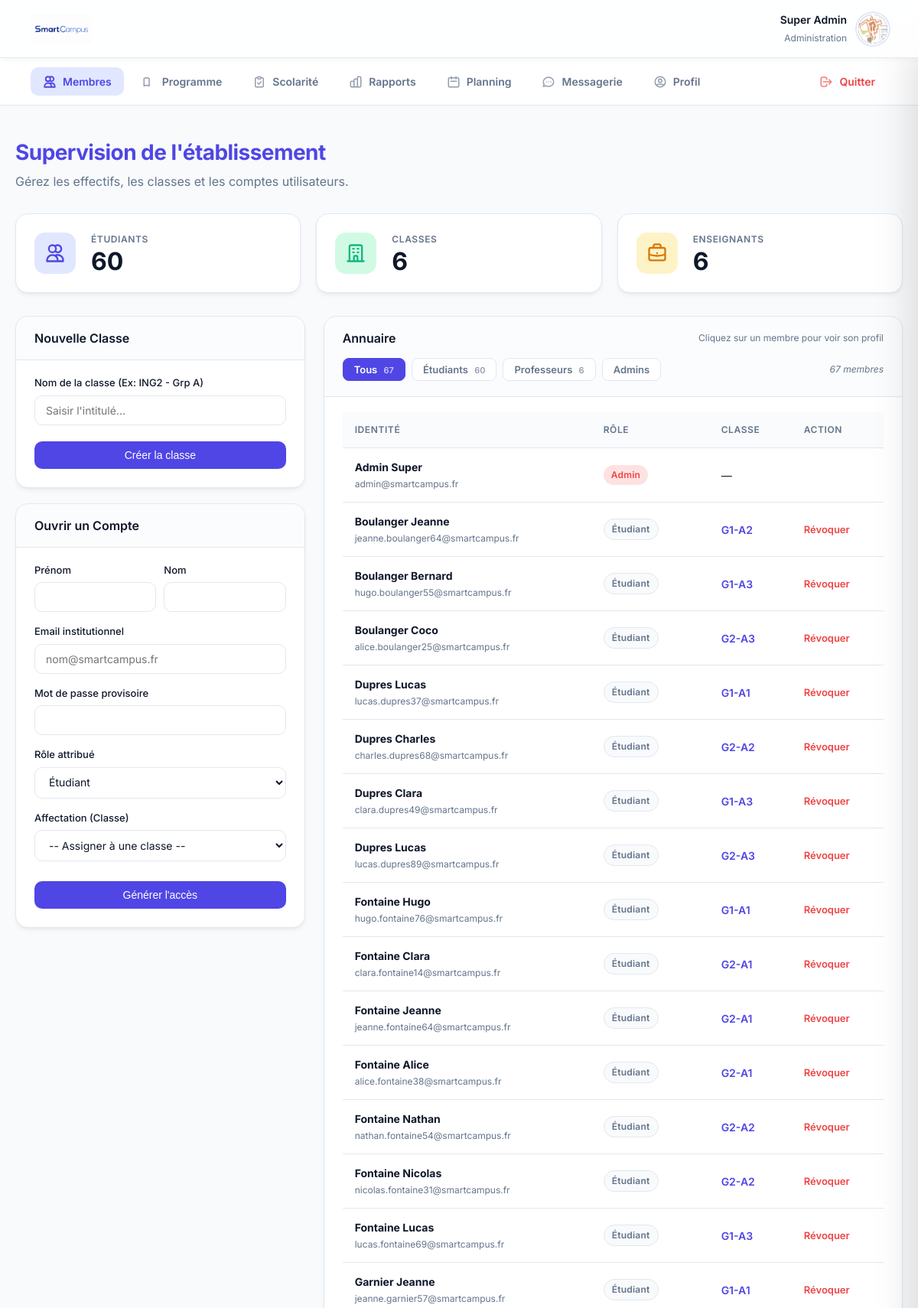
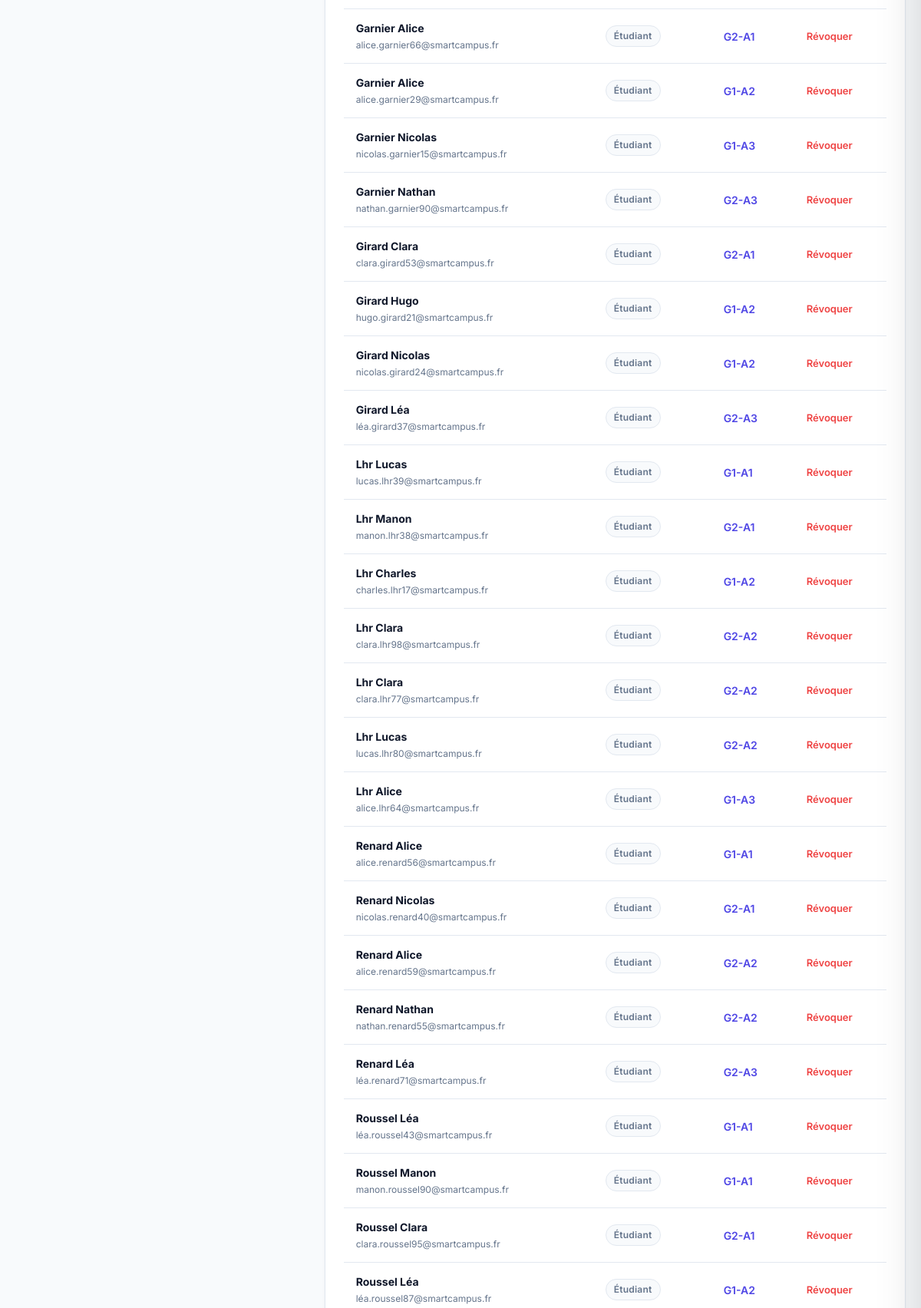
The app's page /dashboard_administrateur.php (signed in, upper part) with its own data (2 pictures, top to bottom).
### tables this page shows
CREATE TABLE utilisateurs (
        id INTEGER PRIMARY KEY AUTOINCREMENT,
        prenom TEXT NOT NULL,
        nom TEXT NOT NULL,
        email TEXT UNIQUE NOT NULL,
        role TEXT CHECK(role IN ('etudiant', 'professeur', 'administrateur')) NOT NULL,
        mot_de_passe_hash TEXT NOT NULL,
        statut_compte TEXT DEFAULT 'actif',
        groupe_id INTEGER,
        FOREIGN KEY(groupe_id) REFERENCES groupes(id) ON DELETE SET NULL
    );

CREATE TABLE groupes (
        id INTEGER PRIMARY KEY AUTOINCREMENT,
        nom TEXT NOT NULL UNIQUE
    );

### dashboard_administrateur.php (the view, shortened to what this page needs)
<?php
require_once 'db.php';
$groupes = $db->query("SELECT * FROM groupes ORDER BY nom")->fetchAll();
$utilisateurs = $db->query("SELECT u.*, g.nom as nom_groupe FROM utilisateurs u LEFT JOIN groupes g ON u.groupe_id = g.id ORDER BY u.role, u.nom")->fetchAll();
$nb_etudiants = $db->query("SELECT COUNT(*) FROM utilisateurs WHERE role = 'etudiant'")->fetchColumn();
$nb_profs = $db->query("SELECT COUNT(*) FROM utilisateurs WHERE role = 'professeur'")->fetchColumn();
$nb_classes = count($groupes);
?>
<!DOCTYPE html>
<html lang="fr">
<head>
    <link rel="stylesheet" href="style.css">
</head>
<body>
    <?php include 'menu.php'; ?>
    <div class="container">
        <div style="margin-bottom: 30px;">
            <h1 style="color:var(--primary);">Supervision de l'établissement</h1>
            <p style="color:var(--text-muted); margin:0;">Gérez les effectifs, les classes et les comptes utilisateurs.</p>
        </div>
        <div class="stats-container">
            <div class="card stat-card">
                <div class="stat-icon icon-indigo">
                    <svg xmlns="http://www.w3.org/2000/svg" width="28" height="28" fill="none" viewBox="0 0 24 24" stroke="currentColor" stroke-width="2"><path stroke-linecap="round" stroke-linejoin="round" d="M12 4.354a4 4 0 110 5.292M15 21H3v-1a6 6 0 0112 0v1zm0 0h6v-1a6 6 0 00-9-5.197M13 7a4 4 0 11-8 0 4 4 0 018 0z" /></svg>
                </div>
                <div class="stat-info"><h2>Étudiants</h2><div class="stat-value"><?= $nb_etudiants ?></div></div>
            </div>
            <div class="card stat-card">
                <div class="stat-icon icon-emerald">
                </div>
                <div class="stat-info"><h2>Classes</h2><div class="stat-value"><?= $nb_classes ?></div></div>
            </div>
            <div class="card stat-card">
                <div class="stat-icon icon-amber">
                </div>
                <div class="stat-info"><h2>Enseignants</h2><div class="stat-value"><?= $nb_profs ?></div></div>
            </div>
        </div>
        <div class="dashboard-grid inverse">
            <div class="form-section">
                <div class="card">
                    <div class="card-header"><h2>Nouvelle Classe</h2></div>
                    <form method="POST">
                        <label>Nom de la classe (Ex: ING2 - Grp A)</label>
                        <input type="text" name="nom_groupe" required placeholder="Saisir l'intitulé...">
                        <button type="submit" class="btn-action" style="width:100%; margin-top:5px;">Créer la classe</button>
                    </form>
                </div>
                <div class="card">
                    <div class="card-header"><h2>Ouvrir un Compte</h2></div>
                    <form action="traitement_inscription.php" method="POST">
                        <div style="display:flex; gap:10px;">
                            <div style="flex:1;"><label>Prénom</label><input type="text" name="prenom" required></div>
                            <div style="flex:1;"><label>Nom</label><input type="text" name="nom" required></div>
                        </div>
                        <label>Email institutionnel</label><input type="email" name="email" required placeholder="nom@smartcampus.fr">
                        <label>Mot de passe provisoire</label><input type="password" name="mot_de_passe" required>
                        <label>Rôle attribué</label>
                        <select name="role" id="roleSelect" required onchange="toggleGroupSelect()">
                            <option value="etudiant">Étudiant</option>
                        </select>
                        <div id="groupSelectContainer">
                            <label>Affectation (Classe)</label>
                            <select name="groupe_id" id="groupSelect">
                                <option value="">-- Assigner à une classe --</option>
                            </select>
                        </div>
                        <button type="submit" class="btn-action" style="width:100%; margin-top:10px;">Générer l'accès</button>
                    </form>
                </div>
            </div>
            <div class="card">
                <div class="card-header" style="flex-direction:column; align-items:flex-start; gap:4px;">
                    <div style="display:flex; justify-content:space-between; width:100%; align-items:center;">
                        <h2>Annuaire</h2>
                        <span style="font-size:12px; color:var(--text-muted);">Cliquez sur un membre pour voir son profil</span>
                    </div>
                    <div class="filtres-bar">
                        <button class="filtre-btn actif" onclick="filtrerRole('tous', this)">
                            Tous
                            <span style="margin-left:5px; font-size:11px; opacity:0.7;"><?= count($utilisateurs) ?></span>
                        </button>
                        <button class="filtre-btn" onclick="filtrerRole('etudiant', this)">
                            Étudiants
                            <span style="margin-left:5px; font-size:11px; opacity:0.7;"><?= $nb_etudiants ?></span>
                        </button>
                        <button class="filtre-btn" onclick="filtrerRole('professeur', this)">
                            Professeurs
                            <span style="margin-left:5px; font-size:11px; opacity:0.7;"><?= $nb_profs ?></span>
                        </button>
                        <button class="filtre-btn" onclick="filtrerRole('administrateur', this)">
                            Admins
                        </button>
                        <span class="annuaire-compteur" id="annuaireCompteur"><?= count($utilisateurs) ?> membres</span>
                    </div>
                </div>
                <table>
                    <tr><th>Identité</th><th>Rôle</th><th>Classe</th><th>Action</th></tr>
                    <?php foreach ($utilisateurs as $u): ?>
                        <tr class="user-row"
                            data-user-id="<?= $u['id'] ?>"
                            data-role="<?= $u['role'] ?>"
                            data-groupe="<?= htmlspecialchars($u['nom_groupe'] ?? '') ?>"
                            onclick="ouvrirProfil(<?= $u['id'] ?>)"
                            title="Voir le profil de <?= htmlspecialchars($u['prenom'] . ' ' . $u['nom']) ?>">
                            <td>
                                <strong><?= htmlspecialchars($u['nom'] . ' ' . $u['prenom']) ?></strong><br>
                                <span style="font-size:12px;color:var(--text-muted);"><?= htmlspecialchars($u['email']) ?></span>
                            </td>
                            <td>
                                <?php if($u['role'] == 'administrateur'): ?>
                                    <span class="badge badge-danger">Admin</span>
                                <?php elseif($u['role'] == 'professeur'): ?>
                                    <span class="badge badge-success">Professeur</span>
                                <?php else: ?>
                                    <span class="badge badge-neutral">Étudiant</span>
                                <?php endif; ?>
                            </td>
                            <td>
                                <?= $u['nom_groupe']
                                    ? '<span style="color:var(--primary);font-weight:600;">'.htmlspecialchars($u['nom_groupe']).'</span>'
                                    : '—' ?>
                            </td>
                            <td>
                                <?php if($u['id'] != $_SESSION['utilisateur_id']): ?>
                                    <a href="supprimer_utilisateur.php?id=<?= $u['id'] ?>"
                                       style="color:var(--danger); font-size:13px; font-weight:600;"
                                       onclick="event.stopPropagation(); return confirm('Supprimer ce membre ?');">
                                        Révoquer
                                    </a>
                                <?php endif; ?>
                            </td>
                        </tr>
                    <?php endforeach; ?>
                </table>
            </div>
        </div>
    </div>
</body>
</html>

### menu.php (shortened to what this page needs)
<?php
require_once 'db.php';
$mon_id = $_SESSION['utilisateur_id'];
$mon_role = $_SESSION['role'];
$stmt_menu = $db->prepare("SELECT u.*, g.nom as nom_groupe FROM utilisateurs u LEFT JOIN groupes g ON u.groupe_id = g.id WHERE u.id = ?");
$stmt_menu->execute([$mon_id]);
$user_menu = $stmt_menu->fetch(PDO::FETCH_ASSOC);
$initiales_menu = strtoupper(substr($user_menu['prenom'], 0, 1) . substr($user_menu['nom'], 0, 1));
$avatar_menu_url = null;
$search_avatar_menu = glob("uploads/avatars/avatar_" . $mon_id . ".*");
if (!empty($search_avatar_menu)) { $avatar_menu_url = $search_avatar_menu[0]; }
$stmt_unread_menu = $db->prepare("SELECT COUNT(*) FROM messages WHERE destinataire_id = ? AND lu = 0");
$stmt_unread_menu->execute([$mon_id]);
$messages_non_lus_menu = $stmt_unread_menu->fetchColumn();
$current_page = basename($_SERVER['PHP_SELF']);
?>
<header class="top-bar">
    <img src="images/logo.jpg" alt="SmartCampus" onerror="this.src='https://via.placeholder.com/120x45?text=SmartCampus'">
    <div class="user-widget">
        <div class="user-widget-info" style="text-align: right;">
            <strong style="color:var(--text-main); font-size:14px;"><?= htmlspecialchars($user_menu['prenom'] . ' ' . $user_menu['nom']) ?></strong>
            <span style="font-size:12px; color:var(--text-muted);">
                <?php
                if ($mon_role === 'administrateur') echo 'Administration';
                elseif ($mon_role === 'professeur') echo 'Corps Enseignant';
                else echo htmlspecialchars($user_menu['nom_groupe'] ?? 'Étudiant');
                ?>
            </span>
        </div>
        <div class="avatar-small" <?= $mon_role === 'administrateur' ? 'style="background: #1e293b;"' : '' ?>>
            <?php if ($avatar_menu_url): ?><img src="<?= $avatar_menu_url ?>" alt="Profil"><?php else: ?><?= $initiales_menu ?><?php endif; ?>
        </div>
    </div>
</header>
<nav class="top-nav">
    <?php if ($mon_role === 'administrateur'): ?>
        <a href="dashboard_administrateur.php" class="<?= $current_page === 'dashboard_administrateur.php' ? 'active' : '' ?>">
            <svg fill="none" viewBox="0 0 24 24" stroke="currentColor" stroke-width="2"><path stroke-linecap="round" stroke-linejoin="round" d="M12 4.354a4 4 0 110 5.292M15 21H3v-1a6 6 0 0112 0v1zm0 0h6v-1a6 6 0 00-9-5.197M13 7a4 4 0 11-8 0 4 4 0 018 0z" /></svg> Membres
        </a>
        <a href="gestion_cours.php" class="<?= $current_page === 'gestion_cours.php' ? 'active' : '' ?>">
            <svg fill="none" viewBox="0 0 24 24" stroke="currentColor" stroke-width="2"><path stroke-linecap="round" stroke-linejoin="round" d="M12 6.253v13m0-13C10.832 5.477 9.246 5 7.5 5S4.168 5.477 3 6.253v13C4.168 18.477 5.754 18 7.5 18s3.332.477 4.5 1.253" /></svg> Programme
        </a>
        <a href="gestion_absences.php" class="<?= $current_page === 'gestion_absences.php' ? 'active' : '' ?>">
            <svg fill="none" viewBox="0 0 24 24" stroke="currentColor" stroke-width="2"><path stroke-linecap="round" stroke-linejoin="round" d="M9 5H7a2 2 0 00-2 2v12a2 2 0 002 2h10a2 2 0 002-2V7a2 2 0 00-2-2h-2M9 5a2 2 0 002 2h2a2 2 0 002-2M9 5a2 2 0 012-2h2a2 2 0 012 2m-6 9l2 2 4-4" /></svg> Scolarité
        </a>
        <a href="rapports_admin.php" class="<?= $current_page === 'rapports_admin.php' ? 'active' : '' ?>">
            Rapports
        </a>
    <?php endif; ?>
    <a href="planning.php" class="<?= $current_page === 'planning.php' ? 'active' : '' ?>">
        <svg fill="none" viewBox="0 0 24 24" stroke="currentColor" stroke-width="2"><path stroke-linecap="round" stroke-linejoin="round" d="M8 7V3m8 4V3m-9 8h10M5 21h14a2 2 0 002-2V7a2 2 0 00-2-2H5a2 2 0 00-2 2v12a2 2 0 002 2z" /></svg> Planning
    </a>
    <a href="messagerie.php" class="<?= $current_page === 'messagerie.php' ? 'active' : '' ?>">
        <svg fill="none" viewBox="0 0 24 24" stroke="currentColor" stroke-width="2"><path stroke-linecap="round" stroke-linejoin="round" d="M8 12h.01M12 12h.01M16 12h.01M21 12c0 4.418-4.03 8-9 8a9.863 9.863 0 01-4.255-.949L3 20l1.395-3.72C3.512 15.042 3 13.574 3 12c0-4.418 4.03-8 9-8s9 3.582 9 8z" /></svg>
        Messagerie <?php if ($messages_non_lus_menu > 0): ?><span class="notification-badge"><?= $messages_non_lus_menu ?></span><?php endif; ?>
    </a>
    <a href="profil.php" class="<?= $current_page === 'profil.php' ? 'active' : '' ?>">
        <svg fill="none" viewBox="0 0 24 24" stroke="currentColor" stroke-width="2"><path stroke-linecap="round" stroke-linejoin="round" d="M5.121 17.804A13.937 13.937 0 0112 16c2.5 0 4.847.655 6.879 1.804M15 10a3 3 0 11-6 0 3 3 0 016 0zm6 2a9 9 0 11-18 0 9 9 0 0118 0z" /></svg> Profil
    </a>
    <a href="deconnexion.php" style="color: var(--danger); margin-left: auto;">
        <svg fill="none" viewBox="0 0 24 24" stroke="currentColor" stroke-width="2"><path stroke-linecap="round" stroke-linejoin="round" d="M17 16l4-4m0 0l-4-4m4 4H7m6 4v1a3 3 0 01-3 3H6a3 3 0 01-3-3V7a3 3 0 013-3h4a3 3 0 013 3v1" /></svg> Quitter
    </a>
</nav>

### dashboard_administrateur.php (style rules this page uses)
.stats-container { display: grid; grid-template-columns: repeat(3, 1fr); gap: 20px; margin-bottom: 30px; }
.stat-card { display: flex; align-items: center; padding: 24px; gap: 20px; }
.stat-icon { width: 54px; height: 54px; border-radius: 14px; display: flex; align-items: center; justify-content: center; }
.icon-indigo { background: #e0e7ff; color: #4f46e5; }
.icon-emerald { background: #d1fae5; color: #10b981; }
.icon-amber { background: #fef3c7; color: #d97706; }
.stat-info h2 { font-size: 12px; color: var(--text-muted); text-transform: uppercase; letter-spacing: 0.05em; margin-bottom: 4px; }
.stat-info .stat-value { font-size: 32px; font-weight: 700; line-height: 1; color: var(--text-main); }
.form-section { display: flex; flex-direction: column; gap: 20px; }
.user-row { cursor: pointer; transition: background 0.15s; }
.filtres-bar { display: flex; gap: 8px; flex-wrap: wrap; align-items: center; padding: 14px 0 4px; }
.filtre-btn { padding: 6px 14px; border-radius: 8px; border: 1.5px solid var(--border, #e5e7eb); font-size: 13px; font-weight: 600; cursor: pointer; background: var(--bg, #fff); color: var(--text-muted); transition: all 0.18s; font-family: inherit; }
.filtre-btn.actif { background: var(--primary, #4f46e5); color: #fff; border-color: var(--primary, #4f46e5); }
.annuaire-compteur { margin-left: auto; font-size: 12px; color: var(--text-muted); font-style: italic; }

### records on screen
utilisateurs: prenom+nom "Super Admin", nom+prenom "Admin Super", email "admin@smartcampus.fr", role "Admin"
utilisateurs: nom+prenom "Boulanger Jeanne", email "jeanne.boulanger64@smartcampus.fr", role "Étudiant", groupe.nom "G1-A2"
utilisateurs: nom+prenom "Boulanger Bernard", email "hugo.boulanger55@smartcampus.fr", role "Étudiant", groupe.nom "G1-A3"
utilisateurs: nom+prenom "Boulanger Coco", email "alice.boulanger25@smartcampus.fr", role "Étudiant", groupe.nom "G2-A3"
utilisateurs: nom+prenom "Dupres Lucas", email "lucas.dupres37@smartcampus.fr", role "Étudiant", groupe.nom "G1-A1"
utilisateurs: nom+prenom "Dupres Charles", email "charles.dupres68@smartcampus.fr", role "Étudiant", groupe.nom "G2-A2"
utilisateurs: nom+prenom "Dupres Clara", email "clara.dupres49@smartcampus.fr", role "Étudiant", groupe.nom "G1-A3"
utilisateurs: nom+prenom "Dupres Lucas", email "lucas.dupres89@smartcampus.fr", role "Étudiant", groupe.nom "G2-A3"
utilisateurs: nom+prenom "Fontaine Hugo", email "hugo.fontaine76@smartcampus.fr", role "Étudiant", groupe.nom "G1-A1"
utilisateurs: nom+prenom "Fontaine Clara", email "clara.fontaine14@smartcampus.fr", role "Étudiant", groupe.nom "G2-A1"
utilisateurs: nom+prenom "Fontaine Jeanne", email "jeanne.fontaine64@smartcampus.fr", role "Étudiant", groupe.nom "G2-A1"
utilisateurs: nom+prenom "Fontaine Alice", email "alice.fontaine38@smartcampus.fr", role "Étudiant", groupe.nom "G2-A1"
utilisateurs: nom+prenom "Fontaine Nathan", email "nathan.fontaine54@smartcampus.fr", role "Étudiant", groupe.nom "G2-A2"
utilisateurs: nom+prenom "Fontaine Nicolas", email "nicolas.fontaine31@smartcampus.fr", role "Étudiant", groupe.nom "G2-A2"
utilisateurs: nom+prenom "Fontaine Lucas", email "lucas.fontaine69@smartcampus.fr", role "Étudiant", groupe.nom "G1-A3"
utilisateurs: nom+prenom "Garnier Jeanne", email "jeanne.garnier57@smartcampus.fr", role "Étudiant", groupe.nom "G1-A1"
utilisateurs: nom+prenom "Garnier Alice", email "alice.garnier66@smartcampus.fr", role "Étudiant", groupe.nom "G2-A1"
utilisateurs: nom+prenom "Garnier Alice", email "alice.garnier29@smartcampus.fr", role "Étudiant", groupe.nom "G1-A2"
utilisateurs: nom+prenom "Garnier Nicolas", email "nicolas.garnier15@smartcampus.fr", role "Étudiant", groupe.nom "G1-A3"
utilisateurs: nom+prenom "Garnier Nathan", email "nathan.garnier90@smartcampus.fr", role "Étudiant", groupe.nom "G2-A3"
utilisateurs: nom+prenom "Girard Clara", email "clara.girard53@smartcampus.fr", role "Étudiant", groupe.nom "G2-A1"
utilisateurs: nom+prenom "Girard Hugo", email "hugo.girard21@smartcampus.fr", role "Étudiant", groupe.nom "G1-A2"
utilisateurs: nom+prenom "Girard Nicolas", email "nicolas.girard24@smartcampus.fr", role "Étudiant", groupe.nom "G1-A2"
utilisateurs: nom+prenom "Girard Léa", email "léa.girard37@smartcampus.fr", role "Étudiant", groupe.nom "G2-A3"
utilisateurs: nom+prenom "Lhr Lucas", email "lucas.lhr39@smartcampus.fr", role "Étudiant", groupe.nom "G1-A1"
utilisateurs: nom+prenom "Lhr Manon", email "manon.lhr38@smartcampus.fr", role "Étudiant", groupe.nom "G2-A1"
utilisateurs: nom+prenom "Lhr Charles", email "charles.lhr17@smartcampus.fr", role "Étudiant", groupe.nom "G1-A2"
utilisateurs: nom+prenom "Lhr Clara", email "clara.lhr98@smartcampus.fr", role "Étudiant", groupe.nom "G2-A2"
utilisateurs: nom+prenom "Lhr Clara", email "clara.lhr77@smartcampus.fr", role "Étudiant", groupe.nom "G2-A2"
utilisateurs: nom+prenom "Lhr Lucas", email "lucas.lhr80@smartcampus.fr", role "Étudiant", groupe.nom "G2-A2"
utilisateurs: nom+prenom "Lhr Alice", email "alice.lhr64@smartcampus.fr", role "Étudiant", groupe.nom "G1-A3"
utilisateurs: nom+prenom "Renard Alice", email "alice.renard56@smartcampus.fr", role "Étudiant", groupe.nom "G1-A1"
utilisateurs: nom+prenom "Renard Nicolas", email "nicolas.renard40@smartcampus.fr", role "Étudiant", groupe.nom "G2-A1"
utilisateurs: nom+prenom "Renard Alice", email "alice.renard59@smartcampus.fr", role "Étudiant", groupe.nom "G2-A2"
utilisateurs: nom+prenom "Renard Nathan", email "nathan.renard55@smartcampus.fr", role "Étudiant", groupe.nom "G2-A2"
utilisateurs: nom+prenom "Renard Léa", email "léa.renard71@smartcampus.fr", role "Étudiant", groupe.nom "G2-A3"
utilisateurs: nom+prenom "Roussel Léa", email "léa.roussel43@smartcampus.fr", role "Étudiant", groupe.nom "G1-A1"
utilisateurs: nom+prenom "Roussel Manon", email "manon.roussel90@smartcampus.fr", role "Étudiant", groupe.nom "G1-A1"
utilisateurs: nom+prenom "Roussel Clara", email "clara.roussel95@smartcampus.fr", role "Étudiant", groupe.nom "G2-A1"
utilisateurs: nom+prenom "Roussel Léa", email "léa.roussel87@smartcampus.fr", role "Étudiant", groupe.nom "G1-A2"

### other values on screen
$nb_etudiants "60"
$nb_classes "6"
$nb_profs "6"
count($utilisateurs) "67"
